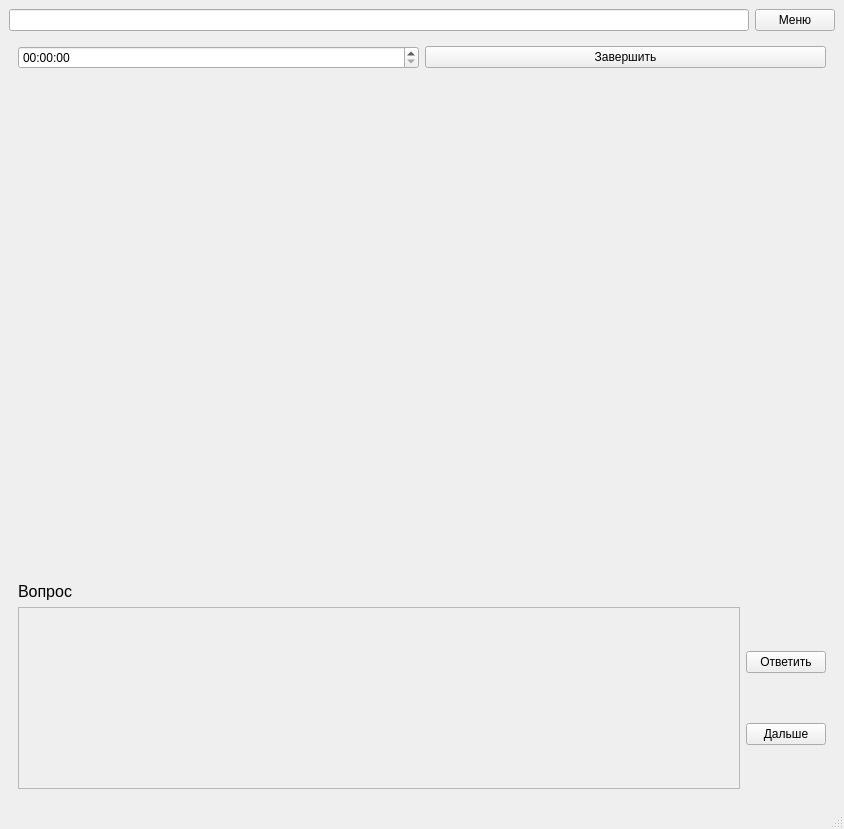
<?xml version="1.0" encoding="UTF-8"?>
<ui version="4.0">
 <class>MainWindow</class>
 <widget class="QMainWindow" name="MainWindow">
  <property name="geometry">
   <rect>
    <x>0</x>
    <y>0</y>
    <width>844</width>
    <height>829</height>
   </rect>
  </property>
  <property name="sizePolicy">
   <sizepolicy hsizetype="Preferred" vsizetype="Preferred">
    <horstretch>100</horstretch>
    <verstretch>100</verstretch>
   </sizepolicy>
  </property>
  <property name="windowTitle">
   <string>MainWindow</string>
  </property>
  <widget class="QWidget" name="centralwidget">
   <layout class="QVBoxLayout" name="verticalLayout_2">
    <item>
     <layout class="QHBoxLayout" name="horizontalLayout_2">
      <item>
       <widget class="QLineEdit" name="menu_name"/>
      </item>
      <item>
       <widget class="QPushButton" name="menu_btn">
        <property name="text">
         <string>Меню</string>
        </property>
        <attribute name="buttonGroup">
         <string notr="true">buttonGroup</string>
        </attribute>
       </widget>
      </item>
     </layout>
    </item>
    <item>
     <widget class="QStackedWidget" name="stackedWidget">
      <property name="currentIndex">
       <number>5</number>
      </property>
      <widget class="QWidget" name="records_page">
       <layout class="QVBoxLayout" name="verticalLayout_4">
        <item>
         <widget class="QLabel" name="records_label">
          <property name="text">
           <string>Таблица рекордов</string>
          </property>
         </widget>
        </item>
        <item>
         <widget class="QListWidget" name="records_list"/>
        </item>
       </layout>
      </widget>
      <widget class="QWidget" name="menu_page">
       <layout class="QVBoxLayout" name="verticalLayout_3">
        <item>
         <spacer name="verticalSpacer">
          <property name="orientation">
           <enum>Qt::Vertical</enum>
          </property>
          <property name="sizeHint" stdset="0">
           <size>
            <width>20</width>
            <height>40</height>
           </size>
          </property>
         </spacer>
        </item>
        <item>
         <layout class="QHBoxLayout" name="horizontalLayout_13">
          <item>
           <widget class="QLabel" name="game_name_label">
            <property name="sizePolicy">
             <sizepolicy hsizetype="Maximum" vsizetype="Maximum">
              <horstretch>0</horstretch>
              <verstretch>0</verstretch>
             </sizepolicy>
            </property>
            <property name="minimumSize">
             <size>
              <width>0</width>
              <height>0</height>
             </size>
            </property>
            <property name="font">
             <font>
              <pointsize>36</pointsize>
             </font>
            </property>
            <property name="contextMenuPolicy">
             <enum>Qt::DefaultContextMenu</enum>
            </property>
            <property name="layoutDirection">
             <enum>Qt::LeftToRight</enum>
            </property>
            <property name="text">
             <string>MAP TRAINER</string>
            </property>
           </widget>
          </item>
         </layout>
        </item>
        <item>
         <layout class="QHBoxLayout" name="horizontalLayout_11">
          <item>
           <spacer name="horizontalSpacer_2">
            <property name="orientation">
             <enum>Qt::Horizontal</enum>
            </property>
            <property name="sizeHint" stdset="0">
             <size>
              <width>40</width>
              <height>20</height>
             </size>
            </property>
           </spacer>
          </item>
          <item>
           <widget class="QPushButton" name="start_btn">
            <property name="minimumSize">
             <size>
              <width>300</width>
              <height>40</height>
             </size>
            </property>
            <property name="text">
             <string>Начать</string>
            </property>
           </widget>
          </item>
          <item>
           <spacer name="horizontalSpacer_3">
            <property name="orientation">
             <enum>Qt::Horizontal</enum>
            </property>
            <property name="sizeHint" stdset="0">
             <size>
              <width>40</width>
              <height>20</height>
             </size>
            </property>
           </spacer>
          </item>
         </layout>
        </item>
        <item>
         <spacer name="verticalSpacer_2">
          <property name="orientation">
           <enum>Qt::Vertical</enum>
          </property>
          <property name="sizeHint" stdset="0">
           <size>
            <width>20</width>
            <height>40</height>
           </size>
          </property>
         </spacer>
        </item>
        <item>
         <layout class="QHBoxLayout" name="horizontalLayout">
          <item>
           <widget class="QPushButton" name="records_btn">
            <property name="minimumSize">
             <size>
              <width>0</width>
              <height>30</height>
             </size>
            </property>
            <property name="text">
             <string>Таблица рекордов</string>
            </property>
            <attribute name="buttonGroup">
             <string notr="true">buttonGroup</string>
            </attribute>
           </widget>
          </item>
          <item>
           <widget class="QPushButton" name="settings_btn">
            <property name="minimumSize">
             <size>
              <width>0</width>
              <height>30</height>
             </size>
            </property>
            <property name="text">
             <string>Настройки</string>
            </property>
            <attribute name="buttonGroup">
             <string notr="true">buttonGroup</string>
            </attribute>
           </widget>
          </item>
          <item>
           <widget class="QPushButton" name="achievements_btn">
            <property name="minimumSize">
             <size>
              <width>0</width>
              <height>30</height>
             </size>
            </property>
            <property name="text">
             <string>Достижения</string>
            </property>
            <attribute name="buttonGroup">
             <string notr="true">buttonGroup</string>
            </attribute>
           </widget>
          </item>
         </layout>
        </item>
       </layout>
      </widget>
      <widget class="QWidget" name="settings_page">
       <widget class="QLabel" name="label_4">
        <property name="geometry">
         <rect>
          <x>360</x>
          <y>100</y>
          <width>201</width>
          <height>231</height>
         </rect>
        </property>
        <property name="text">
         <string>В РАЗРАБОТКЕ</string>
        </property>
       </widget>
       <widget class="QPushButton" name="settings_apply_btn">
        <property name="geometry">
         <rect>
          <x>390</x>
          <y>400</y>
          <width>93</width>
          <height>28</height>
         </rect>
        </property>
        <property name="text">
         <string>Применить</string>
        </property>
        <attribute name="buttonGroup">
         <string notr="true">buttonGroup</string>
        </attribute>
       </widget>
      </widget>
      <widget class="QWidget" name="achievements_page">
       <layout class="QVBoxLayout" name="verticalLayout_5">
        <item>
         <layout class="QHBoxLayout" name="horizontalLayout_3">
          <item>
           <widget class="QCheckBox" name="ach1_check">
            <property name="text">
             <string/>
            </property>
           </widget>
          </item>
          <item>
           <widget class="QLabel" name="ach1_description">
            <property name="text">
             <string>TextLabel</string>
            </property>
           </widget>
          </item>
         </layout>
        </item>
        <item>
         <layout class="QHBoxLayout" name="horizontalLayout_7">
          <item>
           <widget class="QCheckBox" name="ach2_check">
            <property name="text">
             <string/>
            </property>
           </widget>
          </item>
          <item>
           <widget class="QLabel" name="ach2_description">
            <property name="text">
             <string>TextLabel</string>
            </property>
           </widget>
          </item>
         </layout>
        </item>
        <item>
         <layout class="QHBoxLayout" name="horizontalLayout_4">
          <item>
           <widget class="QCheckBox" name="ach3_check">
            <property name="text">
             <string/>
            </property>
           </widget>
          </item>
          <item>
           <widget class="QLabel" name="ach3_description">
            <property name="text">
             <string>TextLabel</string>
            </property>
           </widget>
          </item>
         </layout>
        </item>
        <item>
         <layout class="QHBoxLayout" name="horizontalLayout_5">
          <item>
           <widget class="QCheckBox" name="ach4_check">
            <property name="text">
             <string/>
            </property>
           </widget>
          </item>
          <item>
           <widget class="QLabel" name="ach4_description">
            <property name="text">
             <string>TextLabel</string>
            </property>
           </widget>
          </item>
         </layout>
        </item>
        <item>
         <layout class="QHBoxLayout" name="horizontalLayout_8">
          <item>
           <widget class="QCheckBox" name="ach5_check">
            <property name="text">
             <string/>
            </property>
           </widget>
          </item>
          <item>
           <widget class="QLabel" name="ach5_description">
            <property name="text">
             <string>TextLabel</string>
            </property>
           </widget>
          </item>
         </layout>
        </item>
        <item>
         <layout class="QHBoxLayout" name="horizontalLayout_6">
          <item>
           <widget class="QCheckBox" name="ach6_check">
            <property name="text">
             <string/>
            </property>
           </widget>
          </item>
          <item>
           <widget class="QLabel" name="ach6_description">
            <property name="text">
             <string>TextLabel</string>
            </property>
           </widget>
          </item>
         </layout>
        </item>
       </layout>
      </widget>
      <widget class="QWidget" name="start_settings_page">
       <widget class="QLabel" name="label_11">
        <property name="geometry">
         <rect>
          <x>290</x>
          <y>90</y>
          <width>241</width>
          <height>171</height>
         </rect>
        </property>
        <property name="text">
         <string>В РАЗРАБОТКЕ</string>
        </property>
       </widget>
       <widget class="QPushButton" name="game_btn">
        <property name="geometry">
         <rect>
          <x>270</x>
          <y>350</y>
          <width>93</width>
          <height>28</height>
         </rect>
        </property>
        <property name="text">
         <string>Начать</string>
        </property>
        <attribute name="buttonGroup">
         <string notr="true">buttonGroup</string>
        </attribute>
       </widget>
      </widget>
      <widget class="QWidget" name="game_page">
       <layout class="QVBoxLayout" name="verticalLayout_7">
        <item>
         <layout class="QHBoxLayout" name="horizontalLayout_12">
          <item>
           <widget class="QTimeEdit" name="game_timer"/>
          </item>
          <item>
           <widget class="QPushButton" name="result_btn">
            <property name="text">
             <string>Завершить</string>
            </property>
            <attribute name="buttonGroup">
             <string notr="true">buttonGroup</string>
            </attribute>
           </widget>
          </item>
         </layout>
        </item>
        <item>
         <widget class="QLabel" name="game_image">
          <property name="sizePolicy">
           <sizepolicy hsizetype="Maximum" vsizetype="Maximum">
            <horstretch>0</horstretch>
            <verstretch>0</verstretch>
           </sizepolicy>
          </property>
          <property name="minimumSize">
           <size>
            <width>800</width>
            <height>500</height>
           </size>
          </property>
          <property name="text">
           <string/>
          </property>
          <property name="scaledContents">
           <bool>true</bool>
          </property>
         </widget>
        </item>
        <item>
         <widget class="QLabel" name="game_question_label">
          <property name="sizePolicy">
           <sizepolicy hsizetype="Preferred" vsizetype="Preferred">
            <horstretch>0</horstretch>
            <verstretch>0</verstretch>
           </sizepolicy>
          </property>
          <property name="minimumSize">
           <size>
            <width>0</width>
            <height>20</height>
           </size>
          </property>
          <property name="font">
           <font>
            <pointsize>12</pointsize>
           </font>
          </property>
          <property name="text">
           <string>Вопрос</string>
          </property>
         </widget>
        </item>
        <item>
         <layout class="QHBoxLayout" name="horizontalLayout_9">
          <item>
           <widget class="QScrollArea" name="scrollArea">
            <property name="sizePolicy">
             <sizepolicy hsizetype="Expanding" vsizetype="Expanding">
              <horstretch>0</horstretch>
              <verstretch>0</verstretch>
             </sizepolicy>
            </property>
            <property name="minimumSize">
             <size>
              <width>0</width>
              <height>150</height>
             </size>
            </property>
            <property name="widgetResizable">
             <bool>true</bool>
            </property>
            <widget class="QWidget" name="scrollAreaWidgetContents">
             <property name="geometry">
              <rect>
               <x>0</x>
               <y>0</y>
               <width>694</width>
               <height>148</height>
              </rect>
             </property>
             <layout class="QVBoxLayout" name="verticalLayout_6"/>
            </widget>
           </widget>
          </item>
          <item>
           <layout class="QVBoxLayout" name="verticalLayout_8">
            <item>
             <widget class="QPushButton" name="game_answer_btn">
              <property name="text">
               <string>Ответить</string>
              </property>
             </widget>
            </item>
            <item>
             <widget class="QPushButton" name="game_next_btn">
              <property name="text">
               <string>Дальше</string>
              </property>
             </widget>
            </item>
           </layout>
          </item>
         </layout>
        </item>
       </layout>
      </widget>
      <widget class="QWidget" name="result_page">
       <widget class="QLabel" name="label_14">
        <property name="geometry">
         <rect>
          <x>260</x>
          <y>185</y>
          <width>361</width>
          <height>121</height>
         </rect>
        </property>
        <property name="text">
         <string>В РАЗРАБОТКЕ</string>
        </property>
       </widget>
      </widget>
     </widget>
    </item>
   </layout>
  </widget>
  <widget class="QStatusBar" name="statusbar"/>
 </widget>
 <resources/>
 <connections/>
 <buttongroups>
  <buttongroup name="buttonGroup"/>
 </buttongroups>
</ui>
